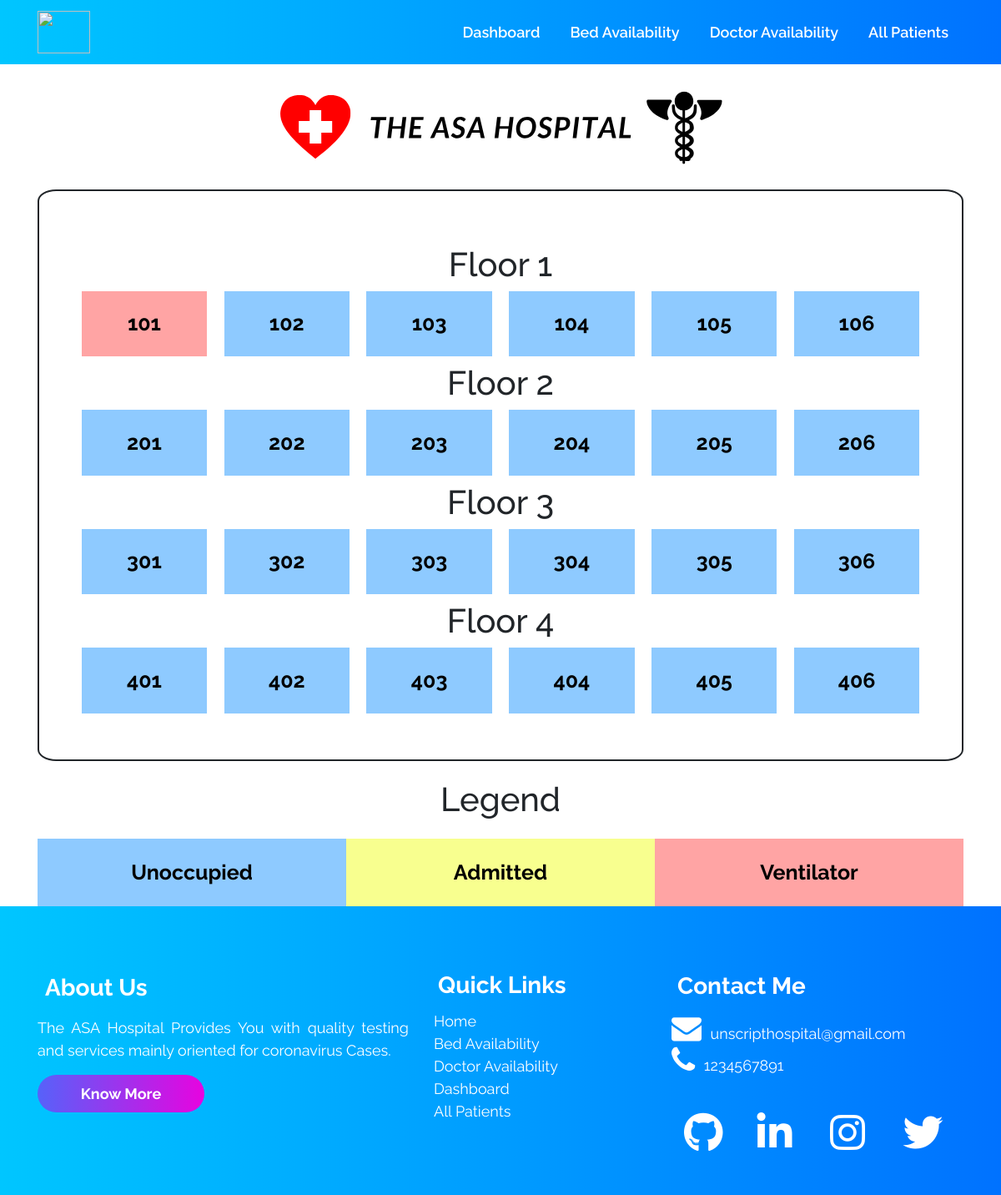
The page /bedavailability/ on the database as committed earlier.
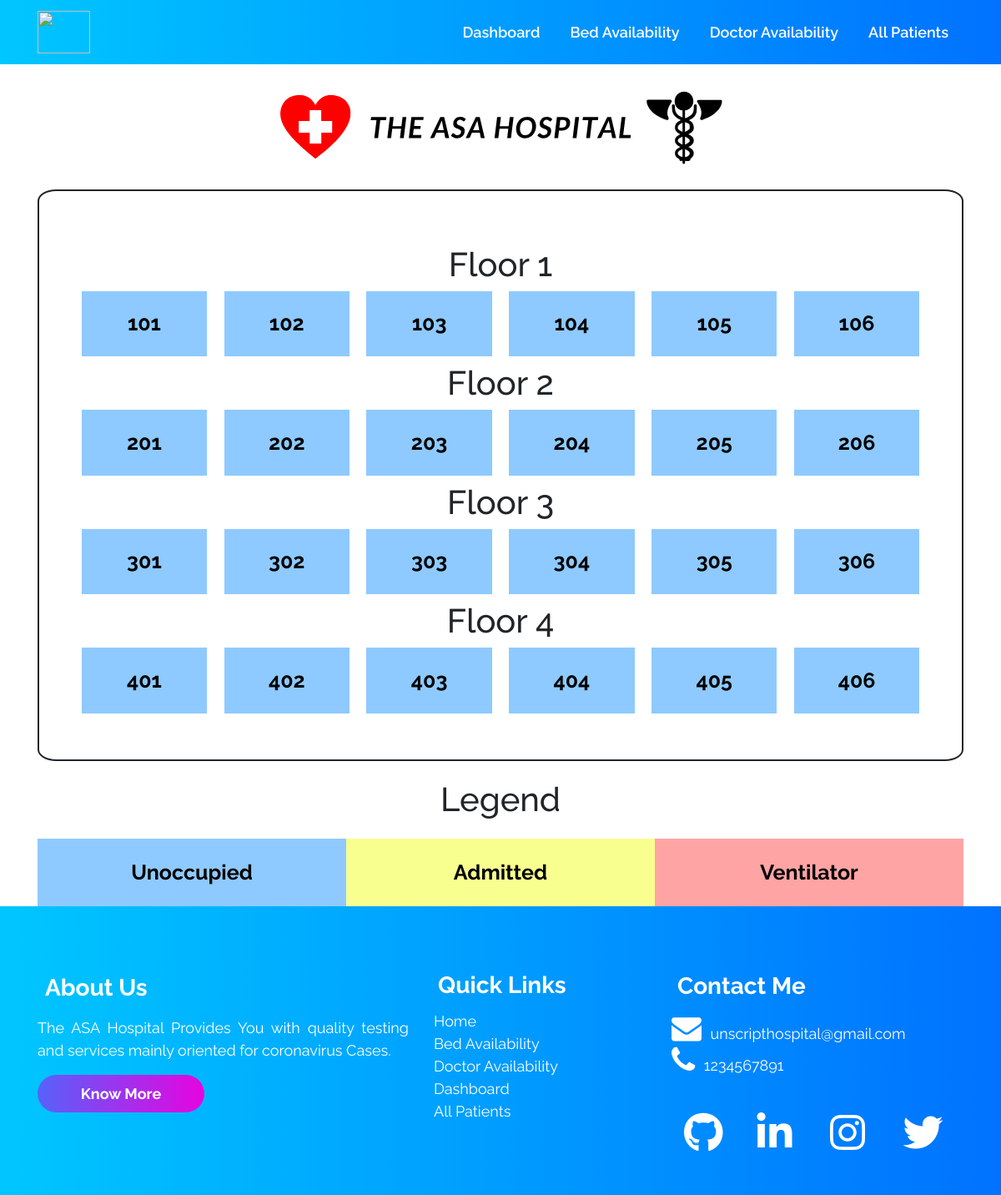
The same page on the database as committed later.
### accounts/views.py (the view)
# urls.py: path("bedavailability/", views.bedavailability, name='bedavailability'),
def bedavailability(request):
    all_rooms_objects = Room.objects.all()
    max_rooms_on_floor = 6
    context = {'list': list, 'all_rooms_objects': all_rooms_objects,
               'max_rooms_on_floor': max_rooms_on_floor}
    return render(request, 'bedavailability.html', context)

### templates/bedavailability.html (shortened to what this page needs)
{% extends 'innerbase.html' %}
{% load static %}
{% block cssLinks %}
<link rel="stylesheet" href="{% static 'css/bed.css' %}">
{% endblock %}
{% block body %}
<div class="container my-6">
    <div class="banner">
        <img src="{% static 'svg/hospital banner.svg' %}" width="100%" height="150px" alt="">
    </div>
    <div class="border-outside">
        <div class="inner-container p-6">
            <div class="floor1 row">
                {% for room in all_rooms_objects %}
                {% if forloop.counter0|divisibleby:max_rooms_on_floor %}
            </div>
            <h1 class="text-center my-2">Floor {{room.floor_no}}</h1>
            <div class="floor1 row">
                {% endif %}
                <div class="col-sm room
                 {% if room.occupied %}yellow{% endif %}
                {% if room.ventilator %}red{% endif %}
                ">
                    {{room.room_no}}
                </div>
                {% endfor %}
            </div>
        </div>
    </div>
</div>
<div class="container">
    <h1 class="text-center heading-legend">Legend</h1>
    <div class="container">
        <div class="row text-center">
            <div class="col-4 blue">
                Unoccupied
            </div>
            <div class="col-4 yellow">
                Admitted
            </div>
            <div class="col-4 red">
                Ventilator
            </div>
        </div>
    </div>
</div>
{% endblock %}

Rows that differ between the two databases and show on the page:
changed Room (number 1 of 24 on the later page): occupied True → False (drawn)
